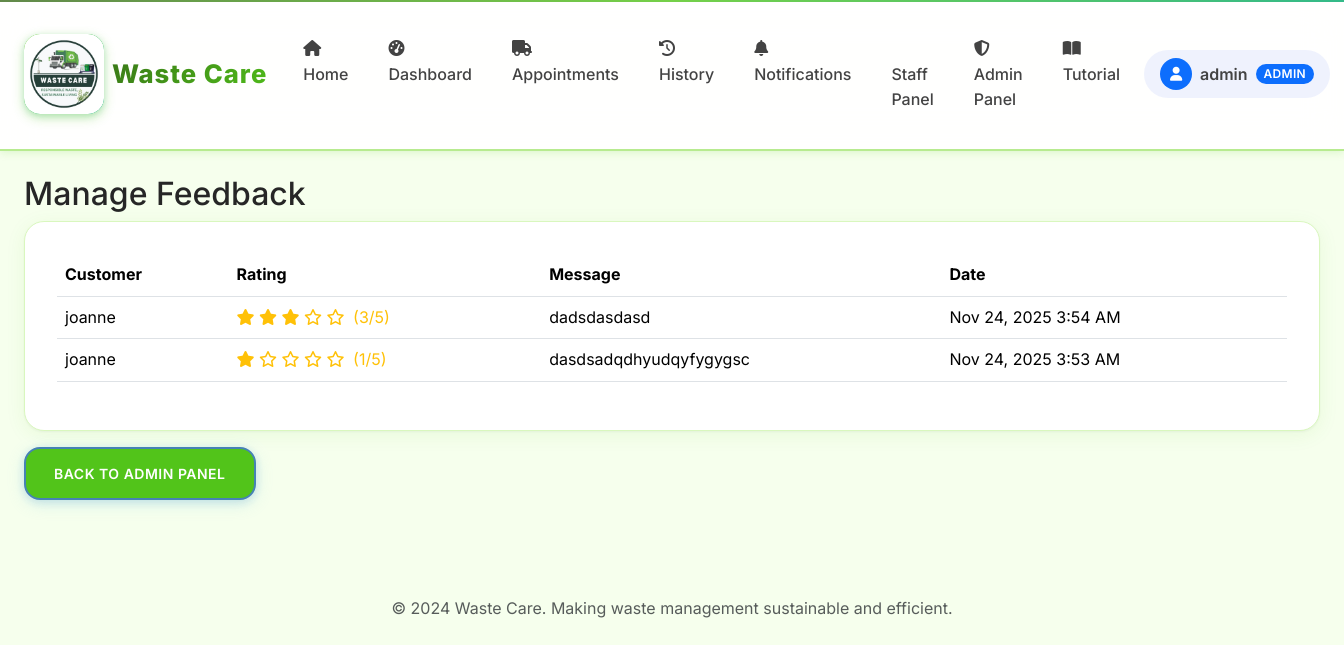
Page /admin-panel/feedback/ (signed in) on the earlier database version.
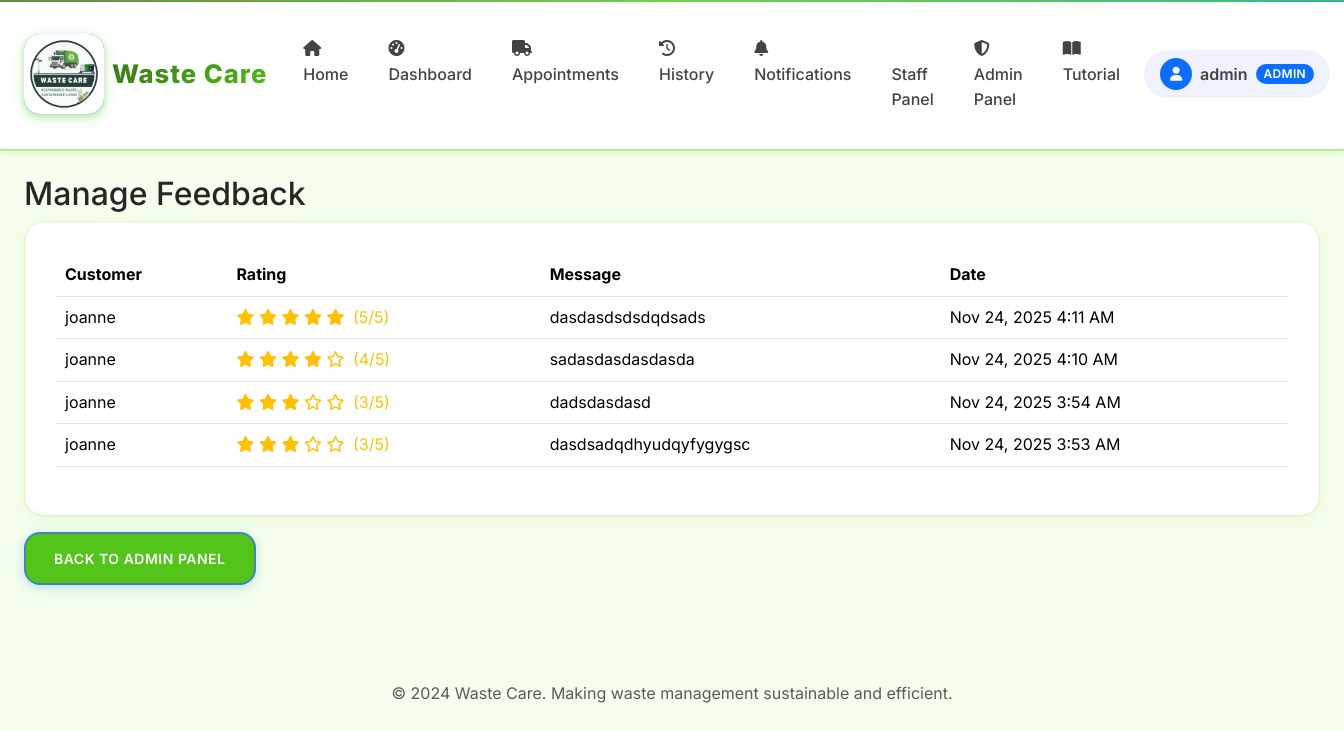
Same page on the later database version.
### core/models.py (models this page shows, shortened)
class Feedback(models.Model):
    customer = models.ForeignKey(User, on_delete=models.CASCADE, related_name="feedbacks")
    appointment = models.ForeignKey(Appointment, on_delete=models.SET_NULL, null=True, blank=True, related_name="feedbacks")
    rating = models.IntegerField(choices=[(i, i) for i in range(1, 6)], help_text="Rating from 1 to 5 stars")
    message = models.TextField()
    created_at = models.DateTimeField(auto_now_add=True)
    class Meta:
        ordering = ['-created_at']

class User(AbstractUser):
    ROLE_CHOICES = [
        ("residents", "Residents"),
        ("staff", "Staff"),
        ("admin", "Admin"),
    ]
    role = models.CharField(max_length=20, choices=ROLE_CHOICES, default="residents")

### core/views.py (the view)
# urls.py: path("admin-panel/feedback/", views.manage_feedback, name="manage_feedback"),
@login_required
@user_passes_test(lambda u: u.role == 'admin' or u.is_superuser)
def manage_feedback(request):
    feedbacks = Feedback.objects.select_related('customer').order_by('-created_at')
    return render(request, "core/manage_feedback.html", {'feedbacks': feedbacks})

### core/context_processors.py (called while the page is built)
def navbar_context(request):
    context = {
        'MAPTILER_API_KEY': settings.MAPTILER_API_KEY,
    }
    if request.user.is_authenticated:
        context['unread_notifications'] = Notification.objects.filter(
            user=request.user,
            is_read=False
        ).count()
    else:
        context['unread_notifications'] = 0
    return context

### core/templates/core/manage_feedback.html
{% extends "base.html" %}
{% block content %}
<h2>Manage Feedback</h2>
<div class="card">
  <div class="card-body">
    <table class="table">
      <thead>
        <tr>
          <th>Customer</th>
          <th>Rating</th>
          <th>Message</th>
          <th>Date</th>
        </tr>
      </thead>
      <tbody>
        {% for feedback in feedbacks %}
        <tr>
          <td>{{ feedback.customer.username }}</td>
          <td>
            <div class="text-warning">
              {% for i in "12345" %}
                {% if forloop.counter <= feedback.rating %}
                  <i class="fas fa-star"></i>
                {% else %}
                  <i class="far fa-star"></i>
                {% endif %}
              {% endfor %}
              <span class="ms-1">({{ feedback.rating }}/5)</span>
            </div>
          </td>
          <td>{{ feedback.message }}</td>
          <td>{{ feedback.created_at|date:"M d, Y g:i A" }}</td>
        </tr>
        {% endfor %}
      </tbody>
    </table>
  </div>
</div>
<a href="{% url 'core:admin_panel' %}" class="btn btn-secondary mt-3">Back to Admin Panel</a>
{% endblock %}

Differences in the rows shown:
added Feedback: customer.username "joanne", rating "5", message "dasdasdsdsdqdsads", created_at "Nov 24, 2025 4:11 AM"
added Feedback: customer.username "joanne", rating "4", message "sadasdasdasdasda", created_at "Nov 24, 2025 4:10 AM"
changed Feedback "dasdsadqdhyudqyfygygsc": rating "1" → "3"
